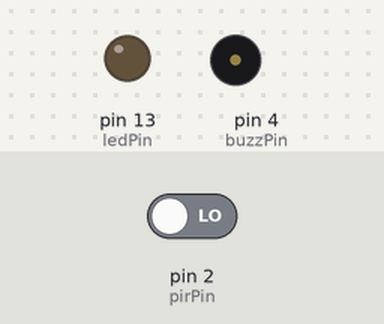
Simulated run of this sketch. Board: Arduino Uno, built with avr-gcc and run on an emulated ATmega328P. Shown: output pins drawn as LEDs (lit = HIGH), buzzer (waves = sounding). The test bench sets the inputs (shaded band); at power-on: pin 2 (pirPin) LOW.

Above: at 1.2 s.
1.3 s: pin 2 (pirPin) driven HIGH
At 2.2 s:
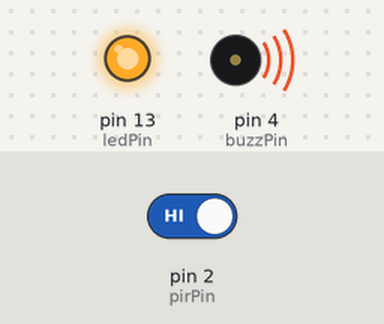
2.8 s: pin 2 (pirPin) driven LOW
At 3.8 s:
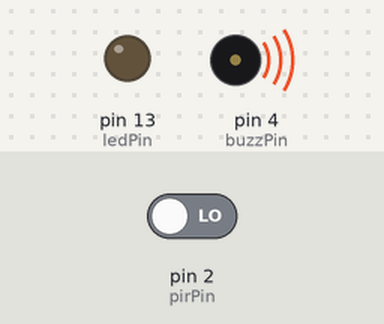
Timing chart, 0 to 5.8 s (numbered marks = the images above; inputs shaded):
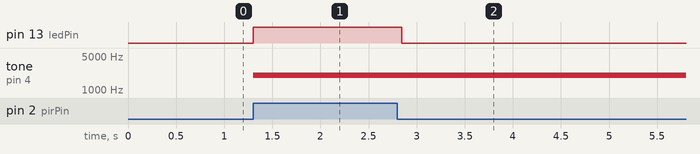

Measured:
- after the input at 1.3 s, pin 13 (ledPin): LOW → HIGH at once; tone on pin 4 (buzzPin): silent → 2000 Hz at once
- after the input at 2.8 s, pin 13 (ledPin): HIGH → LOW at once

The sketch:

SISTEMA_DE_ALARMA_V2_TMP.ino
```cpp
int pirPin = 2; // Pin del sensor de Infrarrojo activo
int ledPin = 13; // pin del LED
int buzzPin =  4;// pin del buzzer
int toneVal; // Variable del tono del buzzer
int sinVal;// variable de la funcion matematica SENO para la alarma
int state = 0; // varible del estado del sensor


void setup() {
  // put your setup code here, to run once:
  pinMode(pirPin, INPUT);
  pinMode(ledPin, OUTPUT);
  pinMode(buzzPin, OUTPUT);
}


void loop() {
  // put your main code here, to run repeatedly:
  state = digitalRead(pirPin);// el estado es igual a lso datos que envia el sensor


  if (state == HIGH){ // Si el sensor se aciva, entonces:
    digitalWrite(ledPin, HIGH);// Prende el LED
   // delay(500);
    //digitalWrite(ledPin, LOW);
       for(int x=0; x<180; x++){// Esto ativa una alarma producida por el buzzer
            // convertimos grados en radianes para luego obtener el valor.
            sinVal = (sin(x*(3.1412/180)));
            // generar una frecuencia a partir del valor sin
            toneVal = 2000+(int(sinVal*1000));
            tone(buzzPin, toneVal);
            delay(2);
     }


  }
  else{// si no, entonces:
    digitalWrite(ledPin, LOW); // apaga el LED
    digitalWrite(buzzPin, LOW); // apaga el buzzer
    toneVal = 0;
  }


}
```
